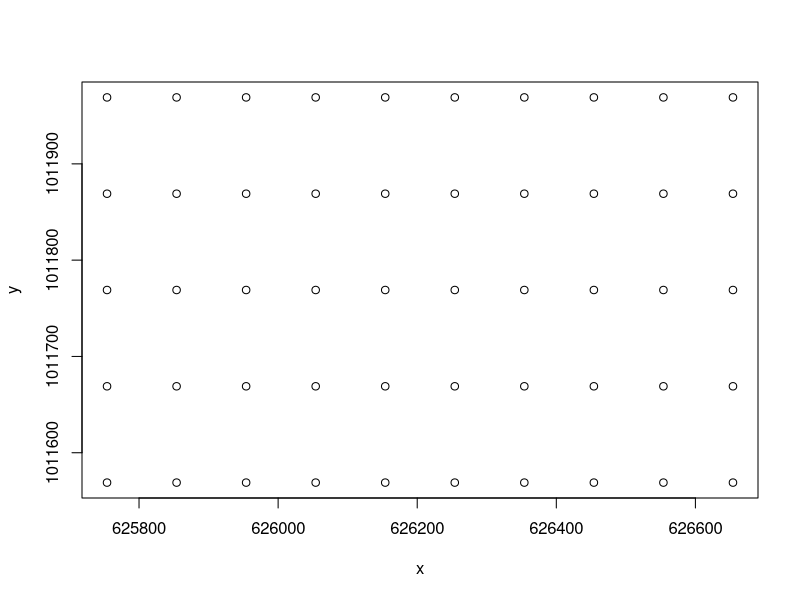
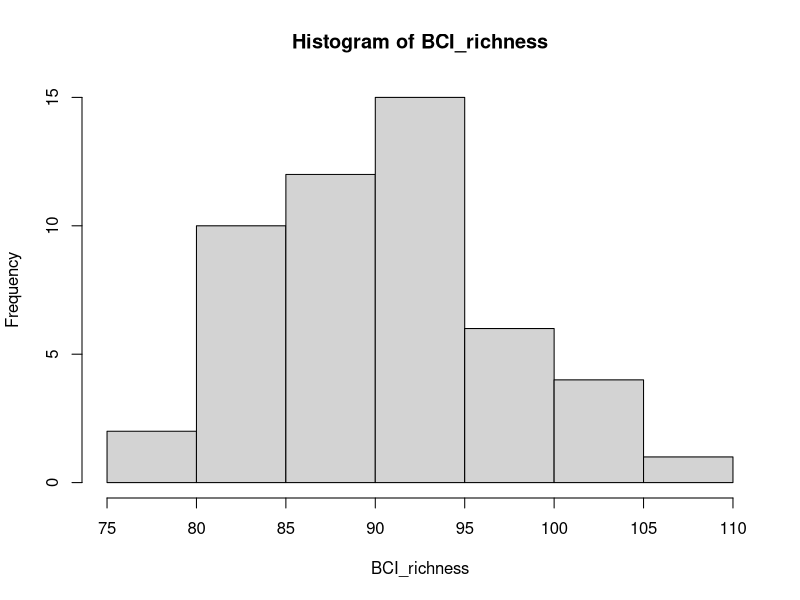
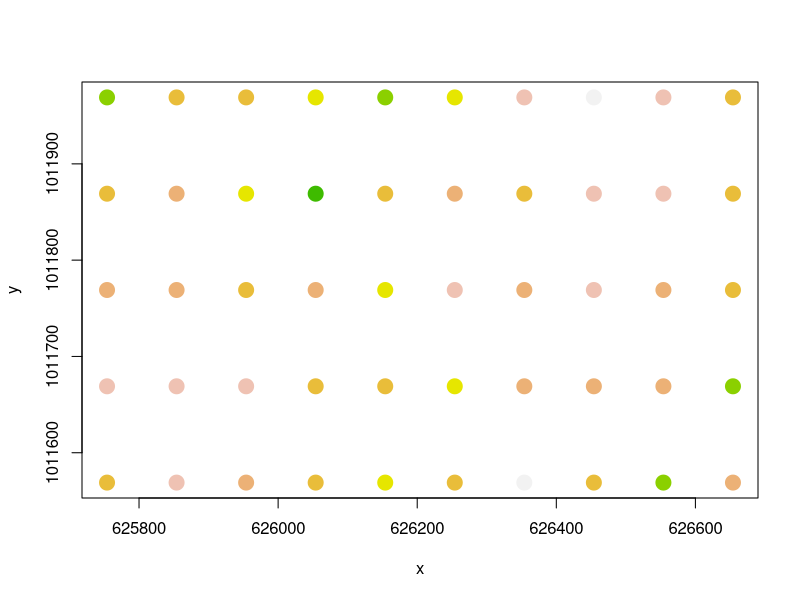
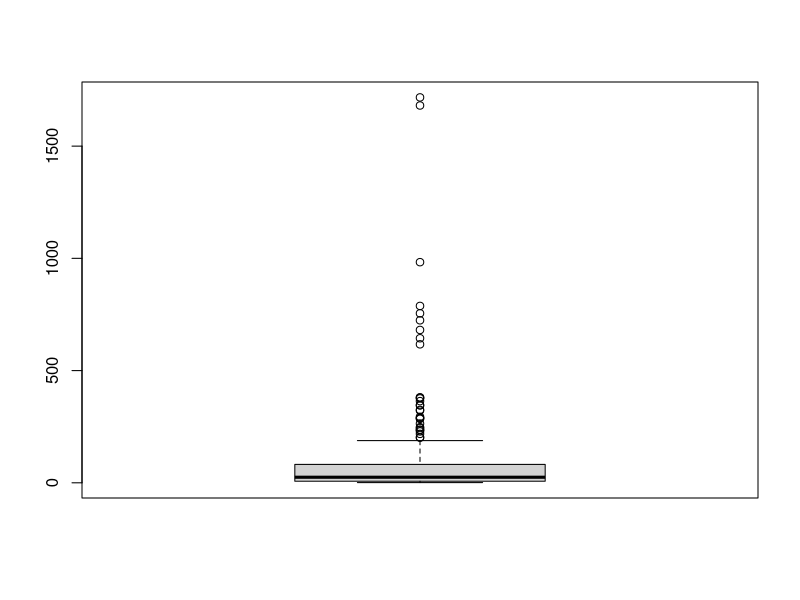
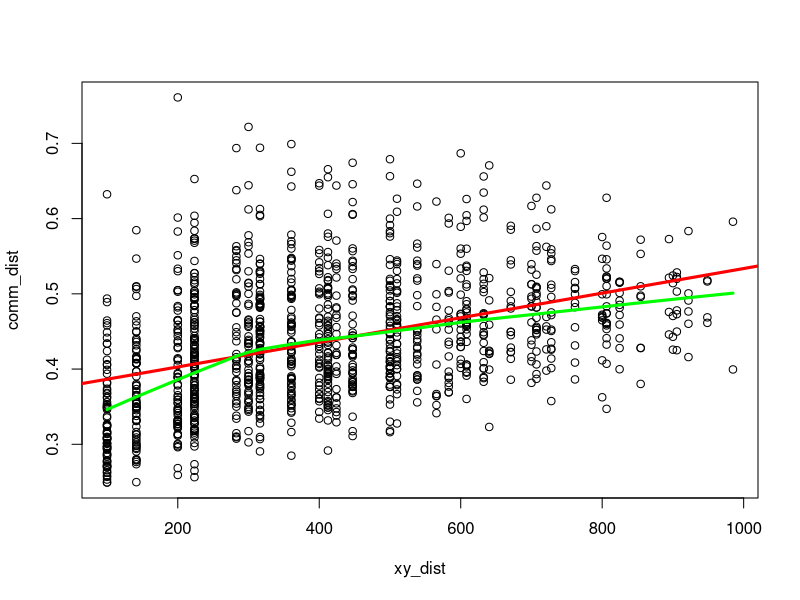
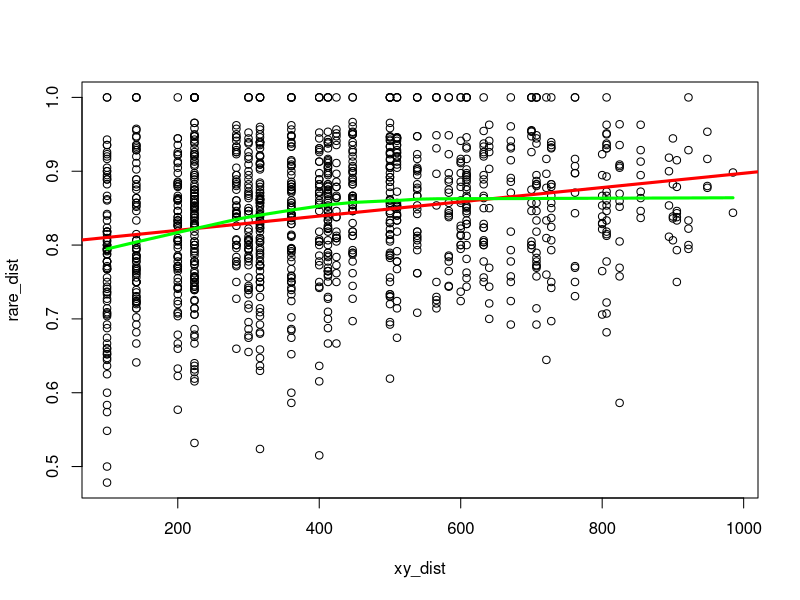
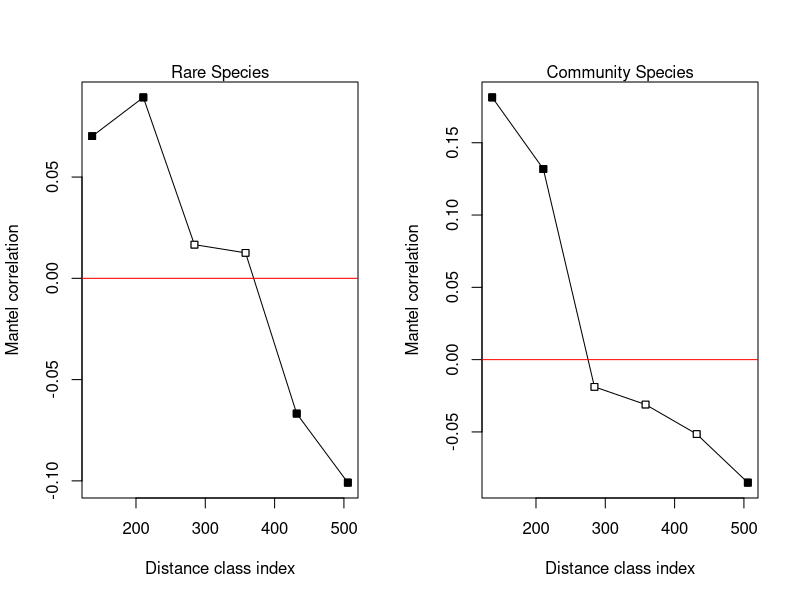

Write R code to recreate these figures, in order.
## ---- chunk 1
knitr::opts_chunk$set(echo = TRUE)
## ---- chunk 2
library(vegan)
data(BCI)
## UTM Coordinates (in metres)
BCI_xy = data.frame(x = rep(seq(625754, 626654, by=100), each=5), y = rep(seq(1011569,  1011969, by=100), len=50))
## ---- chunk 3
head(BCI)
nrow(BCI)

head(BCI_xy)
nrow(BCI_xy)
## ---- chunk 4
plot(BCI_xy)
## ---- chunk 5
BCI_richness = apply(BCI, 1, function(x) sum(x > 0))
hist(BCI_richness)
## ---- chunk 6
col_brks = hist(BCI_richness, plot=F)$breaks
col_indices = as.numeric(cut(BCI_richness, col_brks))
cols = rev(terrain.colors(length(col_brks)))
plot(BCI_xy, cex=2, pch=19, col=cols[col_indices])
## ---- chunk 7
sum_species = sapply(BCI, sum)

boxplot(sum_species)

quantile(sum_species, 0.50)

## ---- chunk 8
rare_sp = BCI

for (i in ncol(BCI):1) {
  sp_abundance = sum(BCI[ , i])
  if(sp_abundance > 25 | sp_abundance == 1) {
    print(colnames(BCI)[i])
    rare_sp = rare_sp[, -i]
  }
}  

ncol(rare_sp)


## ---- chunk 9
common_sp = BCI

for (i in ncol(BCI):1) {
  sp_abundance = sum(BCI[ , i])
  if(sp_abundance <= 25) {
    print(colnames(BCI)[i])
    common_sp = common_sp[, -i]
  }
}  

ncol(common_sp)
## ---- chunk 10
ncol(BCI)
## ---- chunk 11
head(common_sp)
head(rare_sp)
## ---- chunk 12
xy_dist = dist(BCI_xy)
comm_dist = vegdist(common_sp)
rare_dist = vegdist(rare_sp)
## ---- chunk 13
plot(xy_dist, comm_dist)
abline(lm(comm_dist ~ xy_dist), lwd=3, col='red')
lines(lowess(xy_dist, comm_dist), lwd=3, col='green')

## ---- chunk 14
plot(xy_dist, rare_dist)
abline(lm(rare_dist ~ xy_dist), lwd=3, col='red')
lines(lowess(xy_dist, rare_dist), lwd=3, col='green')
## ---- chunk 15
comm_mantel = mantel(xy_dist, comm_dist)
comm_mantel
## ---- chunk 16
rare_mantel = mantel(xy_dist, rare_dist)
rare_mantel
## ---- chunk 17
comm_corlog = mantel.correlog(comm_dist, xy_dist)
rare_corlog = mantel.correlog(rare_dist, xy_dist)

comm_corlog
## ---- chunk 18
rare_corlog
## ---- chunk 19
par(mfrow=c(1,2))
plot(rare_corlog)
mtext(side=3, 'Rare Species')

plot(comm_corlog)
mtext(side=3, 'Community Species')

## ---- chunk 20
predict_sp = BCI

for (i in ncol(BCI):1) {
  sp_abundance = sum(BCI[ , i])
  if(colnames(BCI)[i] != "Cordia.lasiocalyx" & 
     colnames(BCI)[i] != "Hirtella.triandra" &
     colnames(BCI)[i] != "Picramnia.latifolia" &
     colnames(BCI)[i] != "Quassia.amara" & 
     colnames(BCI)[i] != "Tabernaemontana.arborea" &
     colnames(BCI)[i] != "Trattinnickia.aspera" &
     colnames(BCI)[i] != "Xylopia.macrantha" & 
     colnames(BCI)[i] != "Drypetes.standleyi") {
    
    predict_sp = predict_sp[, -i]
  }
}  

colnames(predict_sp)

## ---- chunk 21
sp_glm= glm(Drypetes.standleyi~ Cordia.lasiocalyx +  Hirtella.triandra + Picramnia.latifolia + Quassia.amara + Tabernaemontana.arborea + Trattinnickia.aspera + Xylopia.macrantha, data = predict_sp, family = 'poisson')

sp_glm

pseudo_r2 = function(glm_mod) {
     1 -  glm_mod$deviance / glm_mod$null.deviance
}

pseudo_r2(sp_glm)
## ---- chunk 22
tratt_glm= glm(Drypetes.standleyi~  Trattinnickia.aspera, data = predict_sp, family = 'poisson')

tratt_glm

pseudo_r2(tratt_glm)
## ---- chunk 23
anova(sp_glm, tratt_glm)
